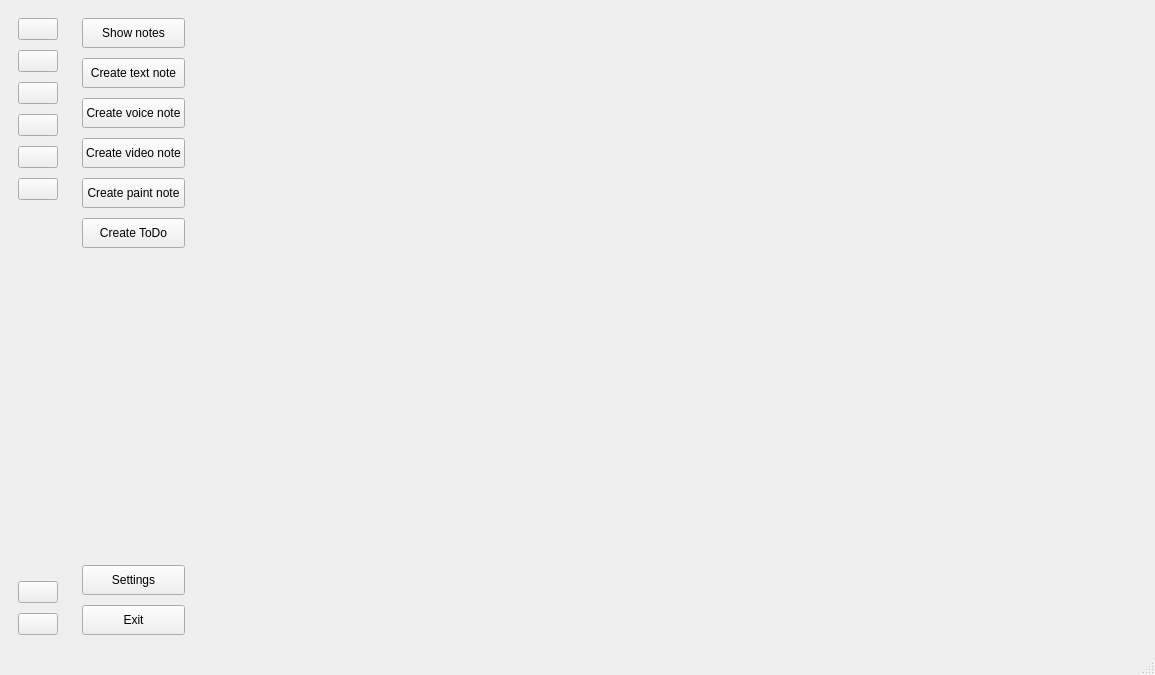
<?xml version="1.0" encoding="UTF-8"?>
<ui version="4.0">
 <class>MainWindow</class>
 <widget class="QMainWindow" name="MainWindow">
  <property name="windowModality">
   <enum>Qt::NonModal</enum>
  </property>
  <property name="geometry">
   <rect>
    <x>0</x>
    <y>0</y>
    <width>1155</width>
    <height>675</height>
   </rect>
  </property>
  <property name="windowTitle">
   <string>Notessa</string>
  </property>
  <widget class="QWidget" name="centralwidget">
   <layout class="QHBoxLayout" name="horizontalLayout">
    <item>
     <widget class="QWidget" name="folded_sidebar" native="true">
      <layout class="QGridLayout" name="gridLayout">
       <item row="0" column="0">
        <layout class="QVBoxLayout" name="fs_buttons_vlayout">
         <property name="spacing">
          <number>10</number>
         </property>
         <item>
          <widget class="QPushButton" name="fs_shownotes_button">
           <property name="text">
            <string/>
           </property>
           <property name="icon">
            <iconset resource="../../resource/icons.qrc">
             <normaloff>:/icons/list.png</normaloff>:/icons/list.png</iconset>
           </property>
           <property name="iconSize">
            <size>
             <width>32</width>
             <height>32</height>
            </size>
           </property>
           <property name="checkable">
            <bool>true</bool>
           </property>
           <property name="autoExclusive">
            <bool>true</bool>
           </property>
          </widget>
         </item>
         <item>
          <widget class="QPushButton" name="fs_create_textnote_button">
           <property name="text">
            <string/>
           </property>
           <property name="icon">
            <iconset resource="../../resource/icons.qrc">
             <normaloff>:/icons/text.png</normaloff>:/icons/text.png</iconset>
           </property>
           <property name="iconSize">
            <size>
             <width>32</width>
             <height>32</height>
            </size>
           </property>
           <property name="checkable">
            <bool>true</bool>
           </property>
           <property name="autoExclusive">
            <bool>true</bool>
           </property>
          </widget>
         </item>
         <item>
          <widget class="QPushButton" name="fs_create_voicenote_button">
           <property name="text">
            <string/>
           </property>
           <property name="icon">
            <iconset resource="../../resource/icons.qrc">
             <normaloff>:/icons/microphone.png</normaloff>:/icons/microphone.png</iconset>
           </property>
           <property name="iconSize">
            <size>
             <width>32</width>
             <height>32</height>
            </size>
           </property>
           <property name="checkable">
            <bool>true</bool>
           </property>
           <property name="autoExclusive">
            <bool>true</bool>
           </property>
          </widget>
         </item>
         <item>
          <widget class="QPushButton" name="fs_create_videonote_button">
           <property name="text">
            <string/>
           </property>
           <property name="icon">
            <iconset resource="../../resource/icons.qrc">
             <normaloff>:/icons/video.png</normaloff>:/icons/video.png</iconset>
           </property>
           <property name="iconSize">
            <size>
             <width>32</width>
             <height>32</height>
            </size>
           </property>
           <property name="checkable">
            <bool>true</bool>
           </property>
           <property name="autoExclusive">
            <bool>true</bool>
           </property>
          </widget>
         </item>
         <item>
          <widget class="QPushButton" name="fs_create_paintnote_button">
           <property name="text">
            <string/>
           </property>
           <property name="icon">
            <iconset resource="../../resource/icons.qrc">
             <normaloff>:/icons/brush.png</normaloff>:/icons/brush.png</iconset>
           </property>
           <property name="iconSize">
            <size>
             <width>32</width>
             <height>32</height>
            </size>
           </property>
           <property name="checkable">
            <bool>true</bool>
           </property>
           <property name="autoExclusive">
            <bool>true</bool>
           </property>
          </widget>
         </item>
         <item>
          <widget class="QPushButton" name="fs_create_todonote_button">
           <property name="text">
            <string/>
           </property>
           <property name="icon">
            <iconset resource="../../resource/icons.qrc">
             <normaloff>:/icons/todo.png</normaloff>:/icons/todo.png</iconset>
           </property>
           <property name="iconSize">
            <size>
             <width>32</width>
             <height>32</height>
            </size>
           </property>
           <property name="checkable">
            <bool>true</bool>
           </property>
           <property name="autoExclusive">
            <bool>true</bool>
           </property>
          </widget>
         </item>
         <item>
          <spacer name="fs_vertical_spacer">
           <property name="orientation">
            <enum>Qt::Vertical</enum>
           </property>
           <property name="sizeHint" stdset="0">
            <size>
             <width>20</width>
             <height>198</height>
            </size>
           </property>
          </spacer>
         </item>
         <item>
          <widget class="QPushButton" name="fs_settings_button">
           <property name="text">
            <string/>
           </property>
           <property name="icon">
            <iconset resource="../../resource/icons.qrc">
             <normaloff>:/icons/gear.png</normaloff>:/icons/gear.png</iconset>
           </property>
           <property name="iconSize">
            <size>
             <width>32</width>
             <height>32</height>
            </size>
           </property>
           <property name="checkable">
            <bool>true</bool>
           </property>
           <property name="autoExclusive">
            <bool>true</bool>
           </property>
          </widget>
         </item>
         <item>
          <widget class="QPushButton" name="fs_exit_button">
           <property name="text">
            <string/>
           </property>
           <property name="icon">
            <iconset resource="../../resource/icons.qrc">
             <normaloff>:/icons/exit.png</normaloff>:/icons/exit.png</iconset>
           </property>
           <property name="iconSize">
            <size>
             <width>32</width>
             <height>32</height>
            </size>
           </property>
          </widget>
         </item>
        </layout>
       </item>
      </layout>
     </widget>
    </item>
    <item>
     <widget class="QWidget" name="expanded_sidebar" native="true">
      <layout class="QGridLayout" name="gridLayout_2">
       <item row="0" column="0">
        <layout class="QVBoxLayout" name="es_buttons_vlayout">
         <property name="spacing">
          <number>10</number>
         </property>
         <item>
          <widget class="QPushButton" name="es_shownotes_button">
           <property name="minimumSize">
            <size>
             <width>0</width>
             <height>30</height>
            </size>
           </property>
           <property name="text">
            <string>Show notes</string>
           </property>
           <property name="icon">
            <iconset resource="../../resource/icons.qrc">
             <normaloff>:/icons/list.png</normaloff>:/icons/list.png</iconset>
           </property>
           <property name="iconSize">
            <size>
             <width>32</width>
             <height>32</height>
            </size>
           </property>
           <property name="checkable">
            <bool>true</bool>
           </property>
           <property name="autoExclusive">
            <bool>true</bool>
           </property>
          </widget>
         </item>
         <item>
          <widget class="QPushButton" name="es_create_textnote_button">
           <property name="minimumSize">
            <size>
             <width>0</width>
             <height>30</height>
            </size>
           </property>
           <property name="text">
            <string>Create text note</string>
           </property>
           <property name="icon">
            <iconset resource="../../resource/icons.qrc">
             <normaloff>:/icons/text.png</normaloff>:/icons/text.png</iconset>
           </property>
           <property name="iconSize">
            <size>
             <width>32</width>
             <height>32</height>
            </size>
           </property>
           <property name="checkable">
            <bool>true</bool>
           </property>
           <property name="autoExclusive">
            <bool>true</bool>
           </property>
          </widget>
         </item>
         <item>
          <widget class="QPushButton" name="es_create_voicenote_button">
           <property name="minimumSize">
            <size>
             <width>0</width>
             <height>30</height>
            </size>
           </property>
           <property name="text">
            <string>Create voice note</string>
           </property>
           <property name="icon">
            <iconset resource="../../resource/icons.qrc">
             <normaloff>:/icons/microphone.png</normaloff>:/icons/microphone.png</iconset>
           </property>
           <property name="iconSize">
            <size>
             <width>32</width>
             <height>32</height>
            </size>
           </property>
           <property name="checkable">
            <bool>true</bool>
           </property>
           <property name="autoExclusive">
            <bool>true</bool>
           </property>
          </widget>
         </item>
         <item>
          <widget class="QPushButton" name="es_create_videonote_button">
           <property name="minimumSize">
            <size>
             <width>0</width>
             <height>30</height>
            </size>
           </property>
           <property name="text">
            <string>Create video note</string>
           </property>
           <property name="icon">
            <iconset resource="../../resource/icons.qrc">
             <normaloff>:/icons/video.png</normaloff>:/icons/video.png</iconset>
           </property>
           <property name="iconSize">
            <size>
             <width>32</width>
             <height>32</height>
            </size>
           </property>
           <property name="checkable">
            <bool>true</bool>
           </property>
           <property name="autoExclusive">
            <bool>true</bool>
           </property>
          </widget>
         </item>
         <item>
          <widget class="QPushButton" name="es_create_paintnote_button">
           <property name="minimumSize">
            <size>
             <width>0</width>
             <height>30</height>
            </size>
           </property>
           <property name="text">
            <string>Create paint note</string>
           </property>
           <property name="icon">
            <iconset resource="../../resource/icons.qrc">
             <normaloff>:/icons/brush.png</normaloff>:/icons/brush.png</iconset>
           </property>
           <property name="iconSize">
            <size>
             <width>32</width>
             <height>32</height>
            </size>
           </property>
           <property name="checkable">
            <bool>true</bool>
           </property>
           <property name="autoExclusive">
            <bool>true</bool>
           </property>
          </widget>
         </item>
         <item>
          <widget class="QPushButton" name="es_create_todonote_button">
           <property name="minimumSize">
            <size>
             <width>0</width>
             <height>30</height>
            </size>
           </property>
           <property name="text">
            <string>Create ToDo</string>
           </property>
           <property name="icon">
            <iconset resource="../../resource/icons.qrc">
             <normaloff>:/icons/todo.png</normaloff>:/icons/todo.png</iconset>
           </property>
           <property name="iconSize">
            <size>
             <width>32</width>
             <height>32</height>
            </size>
           </property>
           <property name="checkable">
            <bool>true</bool>
           </property>
           <property name="autoExclusive">
            <bool>true</bool>
           </property>
          </widget>
         </item>
         <item>
          <spacer name="es_vertical_spacer">
           <property name="orientation">
            <enum>Qt::Vertical</enum>
           </property>
           <property name="sizeHint" stdset="0">
            <size>
             <width>20</width>
             <height>230</height>
            </size>
           </property>
          </spacer>
         </item>
         <item>
          <widget class="QPushButton" name="es_settings_button">
           <property name="minimumSize">
            <size>
             <width>0</width>
             <height>30</height>
            </size>
           </property>
           <property name="text">
            <string>Settings</string>
           </property>
           <property name="icon">
            <iconset resource="../../resource/icons.qrc">
             <normaloff>:/icons/gear.png</normaloff>:/icons/gear.png</iconset>
           </property>
           <property name="iconSize">
            <size>
             <width>32</width>
             <height>32</height>
            </size>
           </property>
           <property name="checkable">
            <bool>true</bool>
           </property>
           <property name="autoExclusive">
            <bool>true</bool>
           </property>
          </widget>
         </item>
         <item>
          <widget class="QPushButton" name="es_exit_button">
           <property name="minimumSize">
            <size>
             <width>0</width>
             <height>30</height>
            </size>
           </property>
           <property name="text">
            <string>Exit</string>
           </property>
           <property name="icon">
            <iconset resource="../../resource/icons.qrc">
             <normaloff>:/icons/exit.png</normaloff>:/icons/exit.png</iconset>
           </property>
           <property name="iconSize">
            <size>
             <width>32</width>
             <height>32</height>
            </size>
           </property>
          </widget>
         </item>
        </layout>
       </item>
      </layout>
     </widget>
    </item>
    <item>
     <widget class="QWidget" name="content_area" native="true">
      <layout class="QGridLayout" name="gridLayout_3">
       <item row="0" column="0">
        <widget class="QStackedWidget" name="content_stacked">
         <property name="currentIndex">
          <number>-1</number>
         </property>
        </widget>
       </item>
      </layout>
     </widget>
    </item>
   </layout>
  </widget>
  <widget class="QStatusBar" name="status_bar"/>
 </widget>
 <resources>
  <include location="../../resource/icons.qrc"/>
 </resources>
 <connections/>
</ui>
